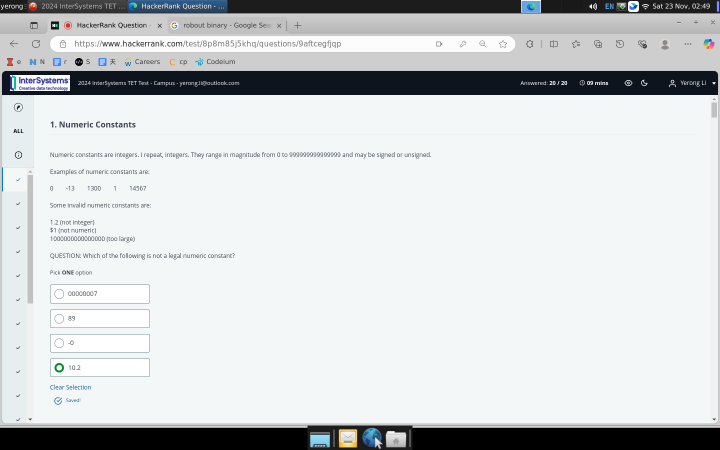
#> input picture hackerrank/+intersys/TET/Screenshot from 2024-11-23 02-49-14.png, 1440 x 900 px (shown at 1/2 size); its folder holds 4 pictures in this run
$ python crop.py
#> lines starting #> are read from the running program, lines starting #| are printed output that depends on the picture
import os
from PIL import Image

def crop_images_in_batch(input_folder, output_folder, crop_box):
    """
    Crop all images in a folder with the same bounding box and save them,
    while printing their original dimensions.

    Args:
        input_folder (str): Path to the folder containing input images.
        output_folder (str): Path to save cropped images.
        crop_box (tuple): Bounding box to crop the images. Format: (x, y, width, height).
    """
#> called with input_folder = 'TET', output_folder = 'cropTET', crop_box = (0, 180, 1400, 680)
    if not os.path.exists(output_folder):
        os.makedirs(output_folder)

    for filename in os.listdir(input_folder):
        input_path = os.path.join(input_folder, filename)
        output_path = os.path.join(output_folder, filename)

        if not os.path.isfile(input_path):
            print(f"Skipping {filename}, not a valid file.")
            continue

        try:
            # Open the image
            with Image.open(input_path) as img:
                # Get the original size
#> img is the input picture: PIL image 1440x900 RGB; mean R, G, B 207.5, 211.1, 211.9
                original_size = img.size  # (width, height)
#> original_size = (1440, 900)
                print(f"Processing {filename}: Original Size = {original_size}")
#| Processing Screenshot from 2024-11-23 02-49-14.png: Original Size = (1440, 900)

                # Crop the image
                x, y, w, h = crop_box
                cropped_img = img.crop((x, y, x + w, y + h))
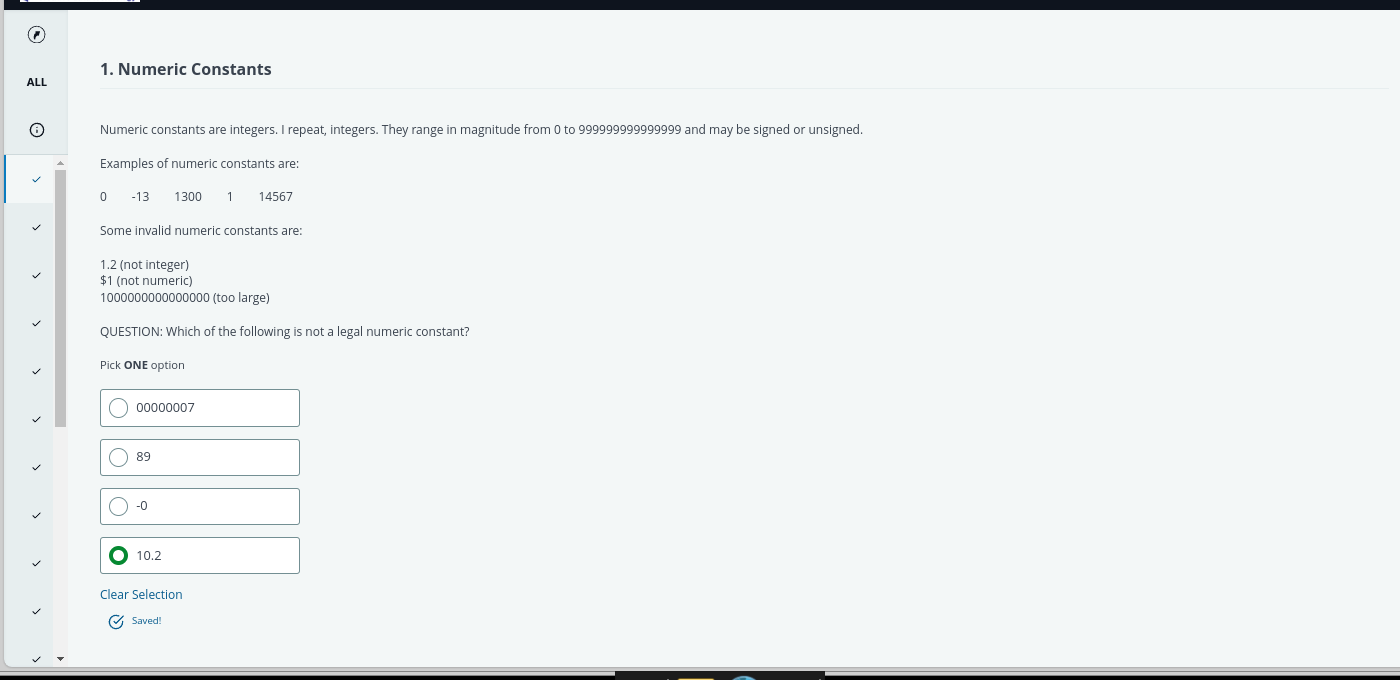
#> cropped_img: PIL image 1400x680 RGB; mean R, G, B 235.4, 239.4, 239.7

                # Save the cropped image
                cropped_img.save(output_path)
                print(f"Saved cropped image: {output_path}")
        except Exception as e:
            print(f"Error processing {filename}: {e}")
#> pass 2 of the loop in crop_images_in_batch, `for filename in os.listdir(input_folder):`:
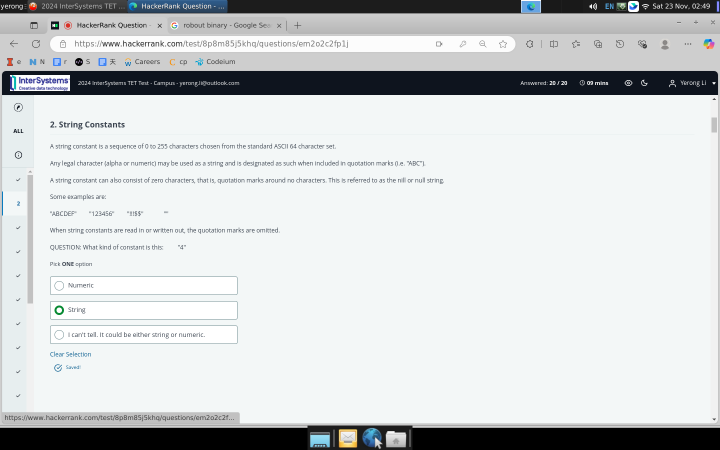
#> input picture hackerrank/+intersys/TET/Screenshot from 2024-11-23 02-49-18.png, 1440 x 900 px (shown at 1/2 size)
#> in crop_images_in_batch, img is the input picture: PIL image 1440x900 RGB; mean R, G, B 206.7, 210.1, 211
#| Processing Screenshot from 2024-11-23 02-49-18.png: Original Size = (1440, 900)
#> in crop_images_in_batch, `cropped_img = img.crop((x, y, x + w, y + h))`:
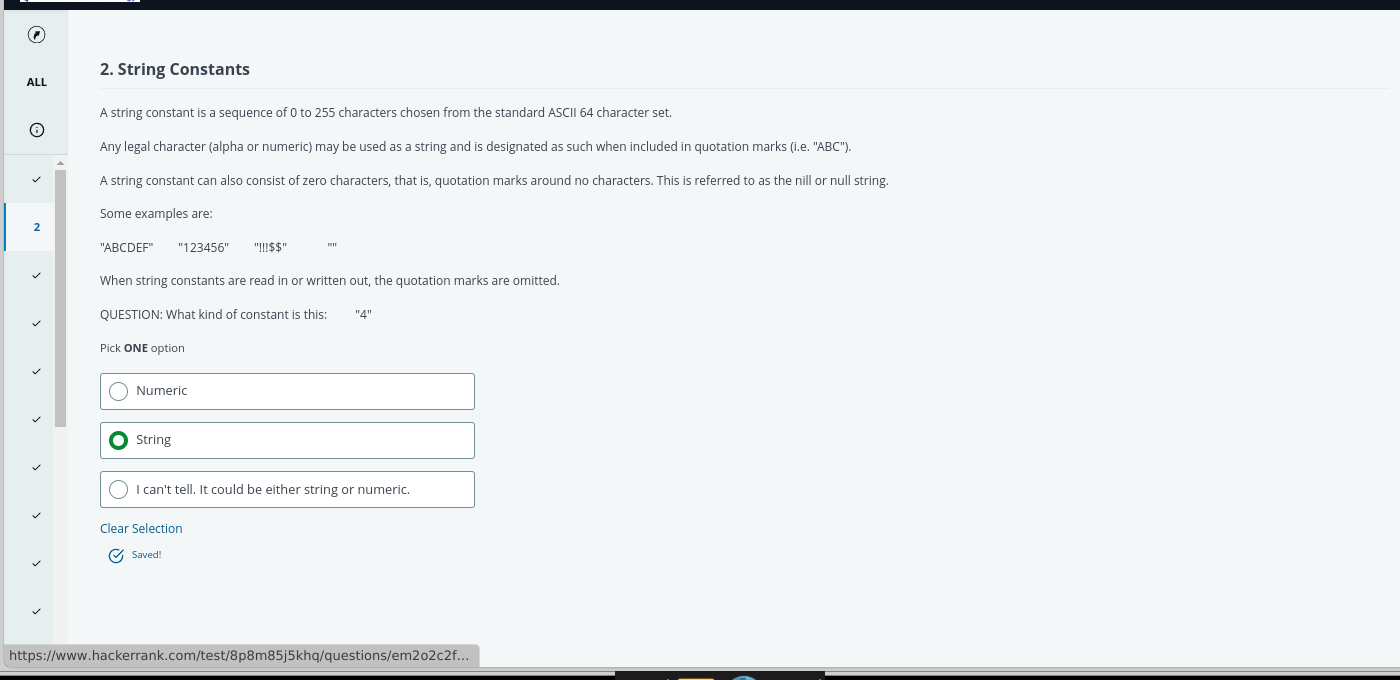
#> cropped_img: PIL image 1400x680 RGB; mean R, G, B 234.2, 238.2, 238.5
#> pass 3 of the loop in crop_images_in_batch, `for filename in os.listdir(input_folder):`:
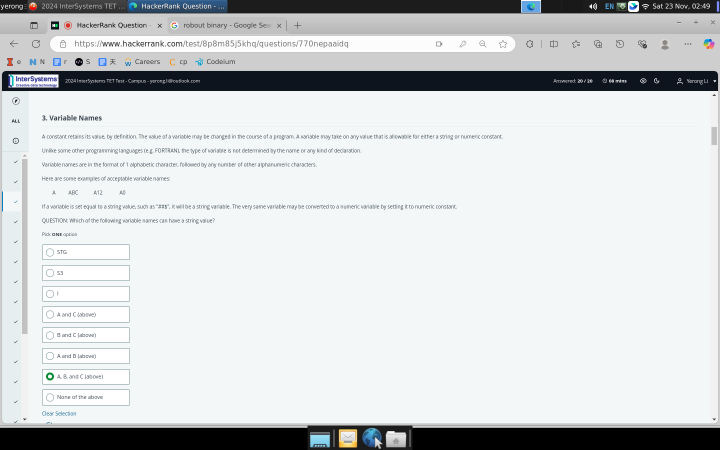
#> input picture hackerrank/+intersys/TET/Screenshot from 2024-11-23 02-49-34.png, 1440 x 900 px (shown at 1/2 size)
#> in crop_images_in_batch, img is the input picture: PIL image 1440x900 RGB; mean R, G, B 209, 212.4, 213.2
#| Processing Screenshot from 2024-11-23 02-49-34.png: Original Size = (1440, 900)
#> in crop_images_in_batch, `cropped_img = img.crop((x, y, x + w, y + h))`:
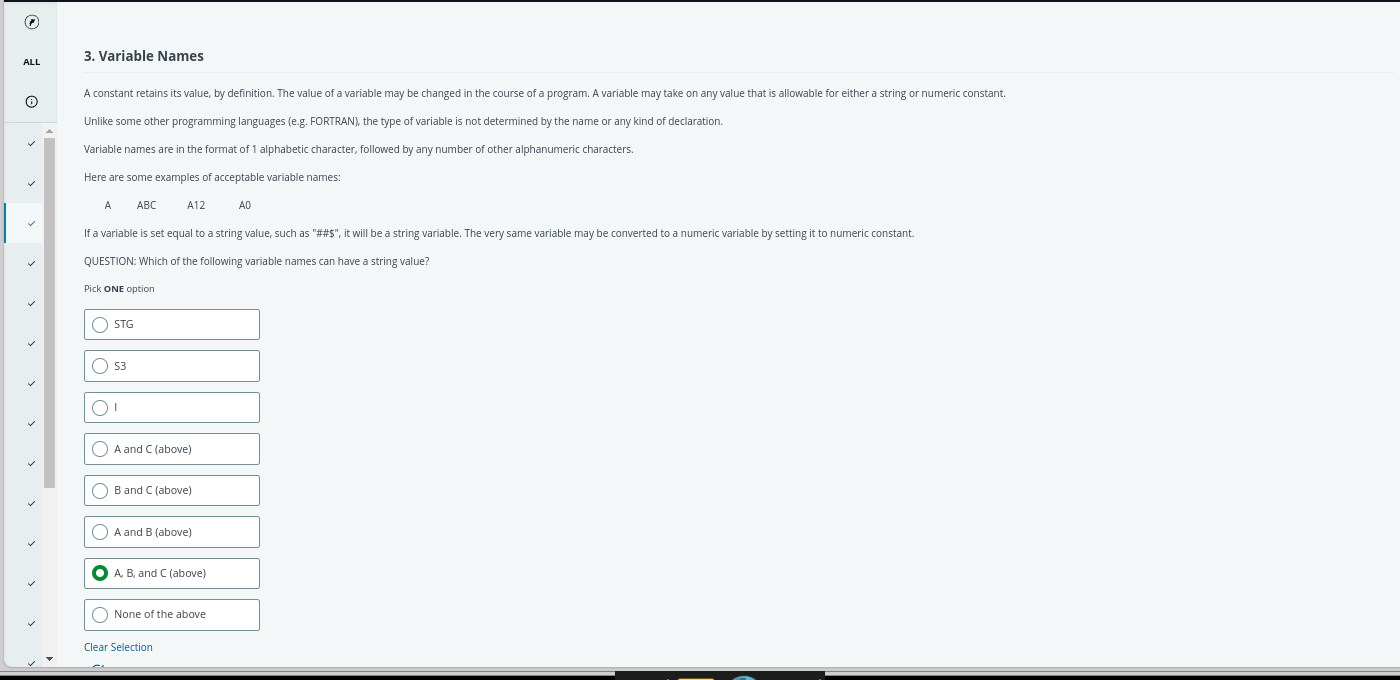
#> cropped_img: PIL image 1400x680 RGB; mean R, G, B 237.5, 241.5, 241.7
#> the loop made 4 passes; the first 3 are shown

# Example usage
input_folder = "TET"  # Replace with your input folder path
output_folder = "cropTET"  # Replace with your output folder path
crop_box = (0, 180, 1400, 680)  # Specify the bounding box (x, y, width, height)

crop_images_in_batch(input_folder, output_folder, crop_box)
